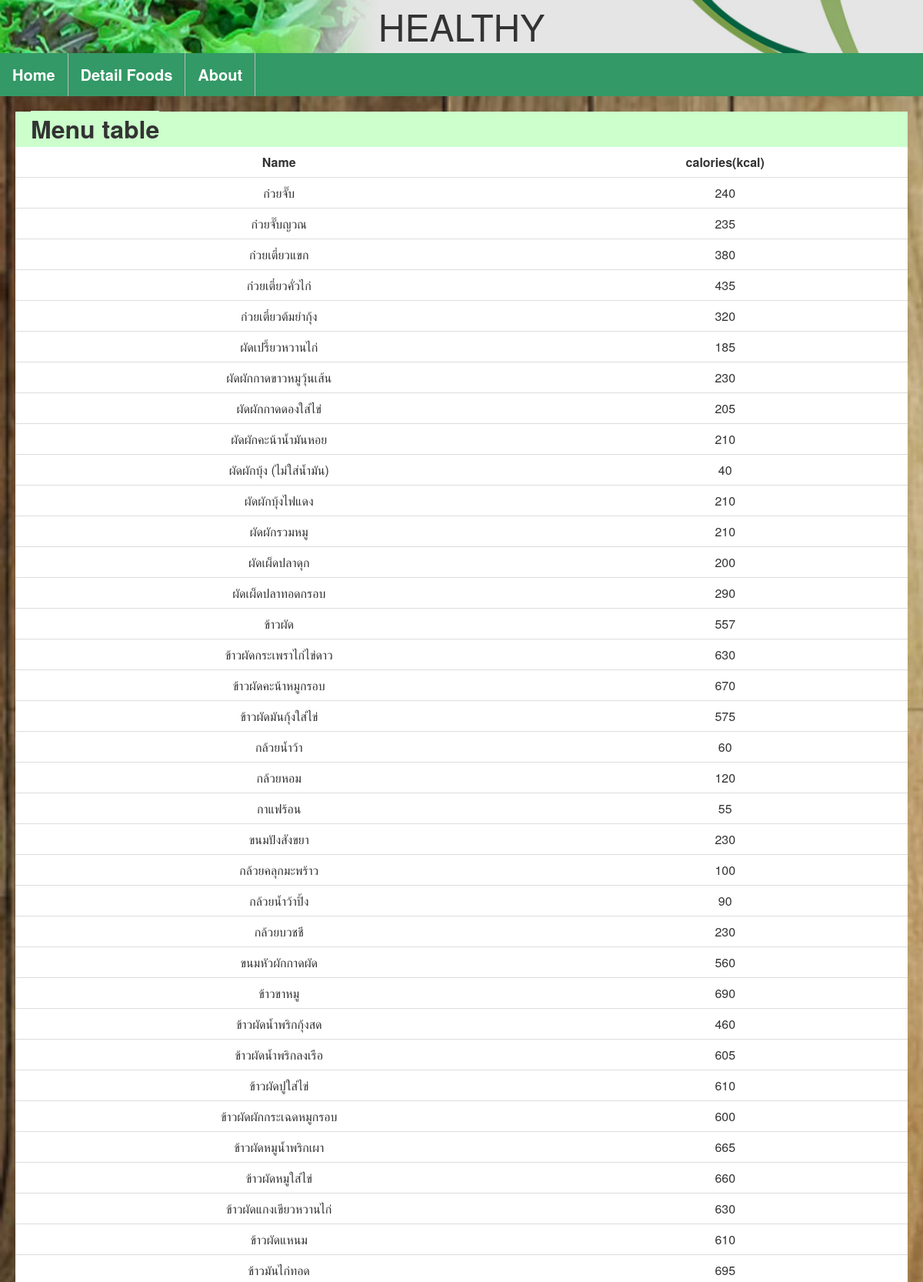
The app's page /detail_food (upper part) with its own data.
### healthy/models.py (models this page shows, shortened)
class Food(models.Model):
    name = models.CharField(max_length = 200)
    calories = models.IntegerField()

### healthy/views.py (the view)
# urls.py: url(r'^detail_food$', views.detail_food, name='detail_food'), #  detail_food page
def detail_food(request):                              # detail food page
    contex = {'foods' : Food.objects.all()}            # argument(food) of send to template
    return render(request, 'detail_food.html',contex)  # render template detail_food

### healthy/templates/detail_food.html (shortened to what this page needs)
{% load static %}
<html>
<link href="/static/bootstrap/css/bootstrap.min.css" rel="stylesheet">
<link rel="stylesheet" type="text/css" href="{% static 'healthy/style.css' %}" />
    <head>
    </head>
<body>
<div class="header""><center><font size = "8" > HEALTHY </center></font></div>
<ul><b>
  <li><a href="{% url 'healthy:home_page'%}" id = "id_home" >Home</a></li>
  <li><a href="{% url 'healthy:detail_food'%}" id = "id_Foods">Detail Foods</a></li>
  <li><a href="{% url 'healthy:about'%}" id = "id_about" >About</a></li>
</ul></b>
  <div class="menu_select_table">
	<b><font size="6" class="menu_select_table">Menu table</font></b>
	<table id="id_food_table" class="menu_select_table_color" >
            <tr>
                <th><center>Name</th>
                <th><center>calories(kcal)</th></center>
            </tr>
            {% for food in foods %}
            <tr>
                <td><center>{{food.name}}</td>
                <td><center>{{food.calories}}</td></center>
            </tr>
            {% endfor %}
        </table>
  </div>
<br>
    </body>
</html>

### healthy/static/healthy/style.css (style rules this page uses)
a { font-size: 20px; float: right; color: #ffffff; text-decoration:none; font-weight:bold; }
body { background: white url("images/1.jpg") no-repeat ; background-size: cover; }
.header { background: white url("images/2.jpg") no-repeat ; background-size: cover; }
ul { list-style-type: none; margin: 0; padding: 0; overflow: hidden; background-color: #339966; }
li { float: left; border-right:1px solid #bbb; }
li a { display: block; color: white; text-align: center; padding: 14px 16px; text-decoration: none; }
.menu_select_table { margin: 20px; background: #ccffcc; }
.menu_select_table_color { background: #ffffff; }
table { border-collapse: collapse; width: 100%; }
th, td { padding: 8px; text-align: left; border-bottom: 1px solid #ddd; }

### records on screen
Food: name "ก๋วยจั๊บ", calories "240"
Food: name "ก๋วยจั๊บญวณ", calories "235"
Food: name "ก๋วยเตี๋ยวแขก", calories "380"
Food: name "ก๋วยเตี๋ยวคั่วไก่", calories "435"
Food: name "ก๋วยเตี๋ยวต้มยำกุ้ง", calories "320"
Food: name "ผัดเปรี้ยวหวานไก่", calories "185"
Food: name "ผัดผักกาดขาวหมูวุ้นเส้น", calories "230"
Food: name "ผัดผักกาดดองใส่ไข่", calories "205"
Food: name "ผัดผักคะน้าน้ำมันหอย", calories "210"
Food: name "ผัดผักบุ้ง (ไม่ใส่น้ำมัน)", calories "40"
Food: name "ผัดผักบุ้งไฟแดง", calories "210"
Food: name "ผัดผักรวมหมู", calories "210"
Food: name "ผัดเผ็ดปลาดุก", calories "200"
Food: name "ผัดเผ็ดปลาทอดกรอบ", calories "290"
Food: name "ข้าวผัด", calories "557"
Food: name "ข้าวผัดกระเพราไก่ไข่ดาว", calories "630"
Food: name "ข้าวผัดคะน้าหมูกรอบ", calories "670"
Food: name "ข้าวผัดมันกุ้งใส่ไข่", calories "575"
Food: name "กล้วยน้ำว้า", calories "60"
Food: name "กล้วยหอม", calories "120"
Food: name "กาแฟร้อน", calories "55"
Food: name "ขนมปังสังขยา", calories "230"
Food: name "กล้วยคลุกมะพร้าว", calories "100"
Food: name "กล้วยน้ำว้าปิ้ง", calories "90"
Food: name "กล้วยบวชชี", calories "230"
Food: name "ขนมหัวผักกาดผัด", calories "560"
Food: name "ข้าวขาหมู", calories "690"
Food: name "ข้าวผัดน้ำพริกกุ้งสด", calories "460"
Food: name "ข้าวผัดน้ำพริกลงเรือ", calories "605"
Food: name "ข้าวผัดปูใส่ไข่", calories "610"
Food: name "ข้าวผัดผักกระเฉดหมูกรอบ", calories "600"
Food: name "ข้าวผัดหมูน้ำพริกเผา", calories "665"
Food: name "ข้าวผัดหมูใส่ไข่", calories "660"
Food: name "ข้าวผัดแกงเขียวหวานไก่", calories "630"
Food: name "ข้าวผัดแหนม", calories "610"
Food: name "ข้าวมันไก่ทอด", calories "695"
